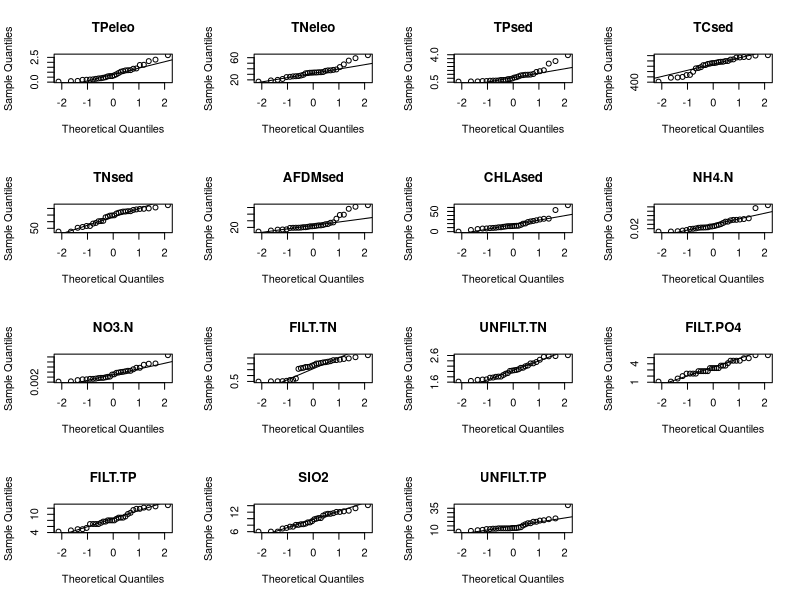
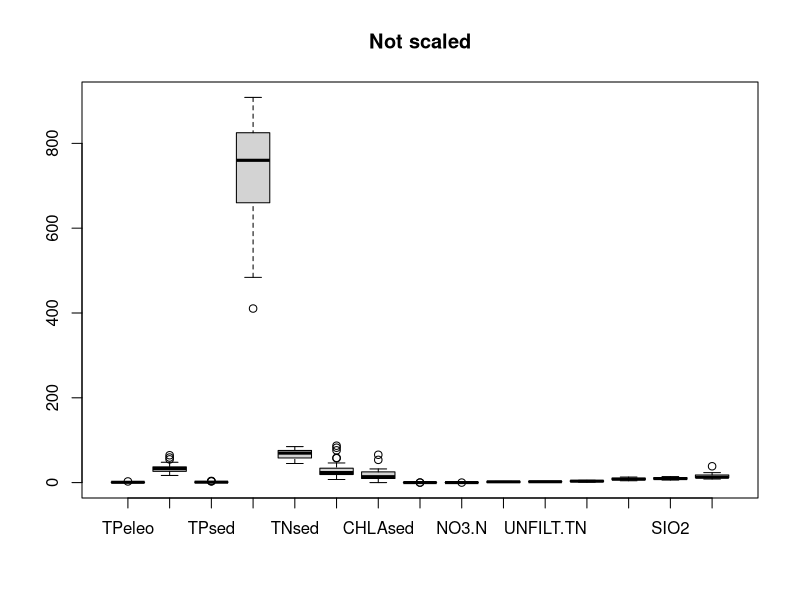
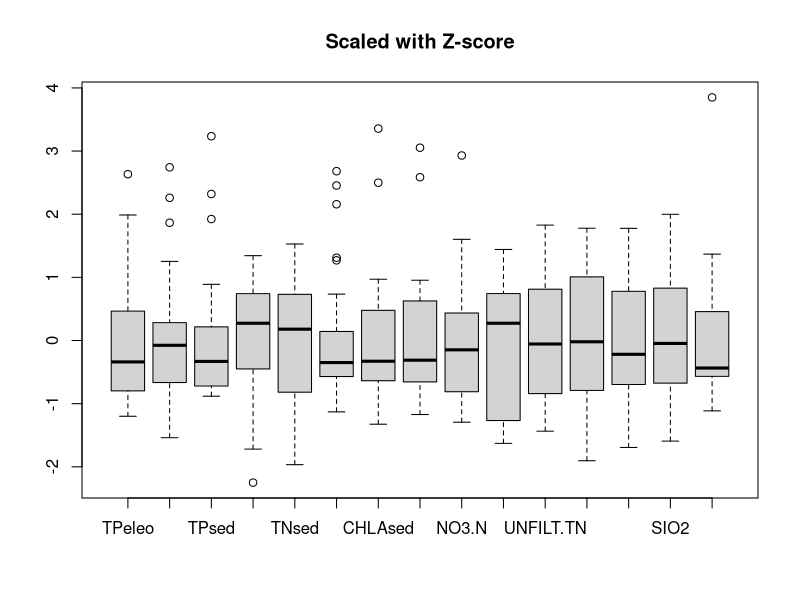
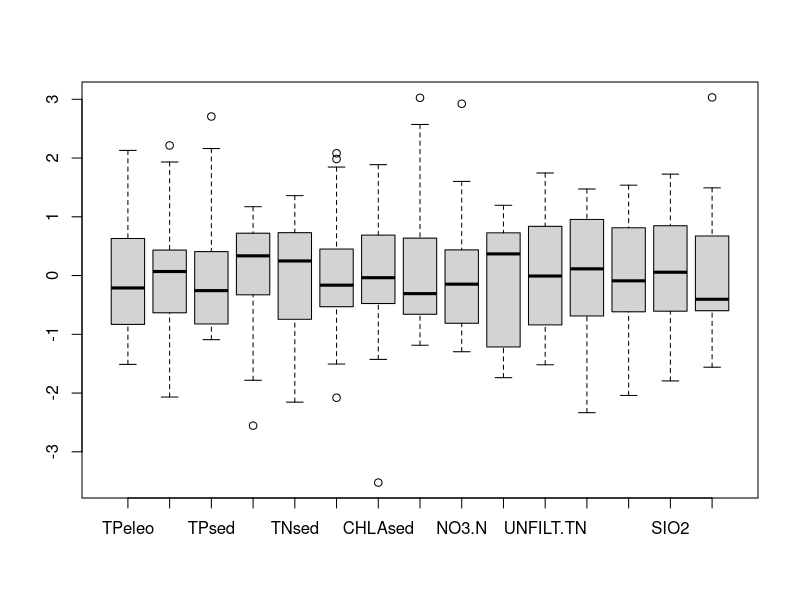

These figures' R source, in order: (Note: this script raises an error after producing the figures.)
#Hw# 2

dta <- read.csv("evenv.csv")
env <- na.omit(dta)
rm(dta)
env <- env[,-1]

norm <- par(mfrow=c(4,4))
qqnorm(env$TPeleo, main="TPeleo")
qqline(env$TPeleo)
qqnorm(env$TNeleo, main="TNeleo")
qqline(env$TNeleo)
qqnorm(env$TPsed, main="TPsed")
qqline(env$TPsed)
qqnorm(env$TCsed, main="TCsed")
qqline(env$TCsed)
qqnorm(env$TNsed, main="TNsed")
qqline(env$TNsed)
qqnorm(env$AFDMsed, main="AFDMsed")
qqline(env$AFDMsed)
qqnorm(env$CHLAsed, main="CHLAsed")
qqline(env$CHLAsed)
qqnorm(env$NH4.N, main="NH4.N")
qqline(env$NH4.N)
qqnorm(env$NO3.N, main="NO3.N")
qqline(env$NO3.N)
qqnorm(env$FILT.TN, main="FILT.TN")
qqline(env$FILT.TN)
qqnorm(env$UNFILT.TN, main="UNFILT.TN")
qqline(env$UNFILT.TN)
qqnorm(env$FILT.PO4, main="FILT.PO4")
qqline(env$FILT.PO4)
qqnorm(env$FILT.TP, main="FILT.TP")
qqline(env$FILT.TP)
qqnorm(env$SIO2, main="SIO2")
qqline(env$SIO2)
qqnorm(env$UNFILT.TP, main="UNFILT.TP")
qqline(env$UNFILT.TP)
par(norm)

boxplot(env, main = "Not scaled")
boxplot(scale(env), main="Scaled with Z-score")
boxplot(scale(log(env+1)))

#source cor.matrix function
var(scale(env)) #calculate correlatin matrix with the standardized data: 
#Z-score from -1 to 1 (PCC)

cor.matrix(scale(env))

ev.tn <- env[,c(5,11,12,14)]
cor.matrix(ev.tn)
ev.tp <- env[,c(1,3,4,15)]
cor.matrix(ev.tp)

round(var(env),2) #covariance matrix
diag(round(var(env),2)) #show variance only from covariance/var matrix (along diagonal)

require(MASS) #loads the PCA package
pca <- princomp(scale(env)) #creates a PC matrix using the correlation matrix
biplot(pca, expand = 1.05,main = "Biplot", xlab = "Comp.1 (26.3%)", ylab = "Comp.2 (23.8%)")
#Scale for sites(PC matrix-pca$scores) on top, scale for variables (vectors-loadings) along bottom
summary(pca) #proportion of variance is eigenvalues for each PC

plot(pca, main="Scree Plot") #Scree plot
broken.stick(15) #After comparing, keep comp 1 & 2

round(loadings(pca),2) #Check eigenvectors: length of vector is relative variance and how much it contributes to the PC
#Principal component loading (pg 50).  The further from zero, the greater the contribution.
round(loadings(pca)[,c(1:2)],2) #Loading for PC1 & 2 only

round((pca$scores),2) #PC matrix showing site scores for all PCs. How far each is(SD) from the the grand centroid
#This is the distribution of PC1 and PC2 site scores (top scale).  Each variable for each component. 
#In this case due to broken stick, PC1 and PC2

#---------
#create shepard diagram
ev<-round(var(scale(env,scale=F)),0)  #calculate variance-covariance matrix and save it to 'ev'
e.1<-eigen(ev) #eigen-analysis

e1.value<-round(e.1$values,0) #get all eigenvalues
e1.value  #print out all eigenvalues
e1.vector<-round(e.1$vectors,2) #get all eigenvectors
e1.vector   #print out all all eigenvectors, Note: each eigenvector needs to be normalized (each number divides by the vector length)
e1.value/sum(e1.value) #get proportion of variance explained by each axis
sum(e1.value) # sum all eigenvalues
sum(diag(ev))  #sum all variances
pc.matrix.1<-(as.matrix(scale(env, scale=F)))%*%e.1$vectors #calculate pc.matrix, need to convert the scaled original data into matrix first, "%*%" is for matrix multiplication

##calculate Euclidean distance among sites
euc<-dist(scale(env, scale=F))  #calculate Euclidian distance among site for centered original data
round(euc,2)
euc.1<-dist(pc.matrix.1[,c(1,2)])  #calculate Euclidian distance among sites in PCA space using only first 2 PCs
round(euc.1,2)
plot(euc,euc.1,main="Shepard diagram", xlab="Distance in Multidimensional space", ylab="Distance in Reduced space")
